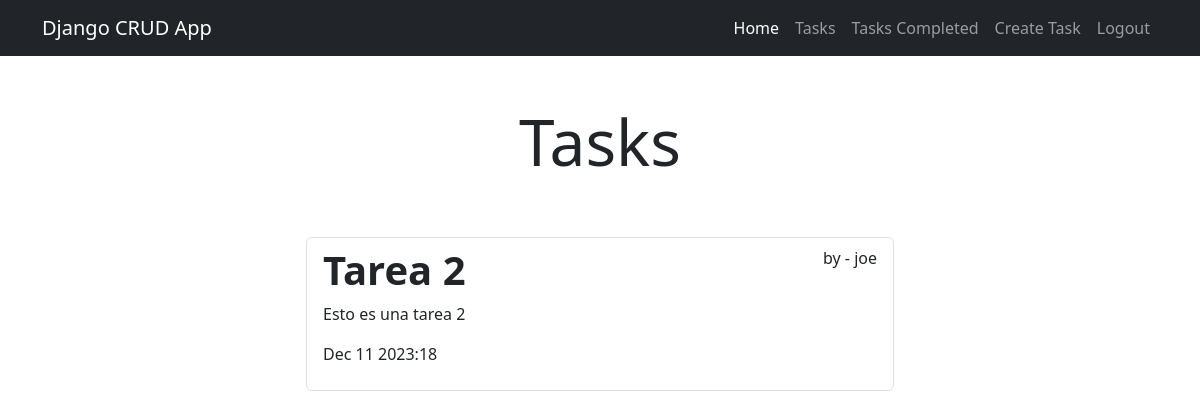
Screenshot of /tasks_completed/ (signed in) with the database file from the repository.
### tasks/models.py (models this page shows, shortened)
class Task(models.Model):
    title = models.CharField(max_length=100)
    description = models.TextField(blank=True)
    created = models.DateTimeField(auto_now_add=True)
    date_completed = models.DateTimeField(null=True, blank=True)
    important = models.BooleanField(default=False)
    user = models.ForeignKey(User, on_delete=models.CASCADE)

### tasks/views.py (the view)
# urls.py: path('tasks_completed/', views.tasks_completed, name='tasks_completed'),
@login_required
def tasks_completed(request):
    tasks = Task.objects.filter(user=request.user, date_completed__isnull = False).order_by('-date_completed')
    return render(request, 'tasks.html', {
        'tasks': tasks
    })

### tasks/templates/tasks.html
{% extends 'layouts/base.html' %}
{% block content %}
<main>
    <div class="row">
        <div class="col-md-6 offset-3">
            <h1 class="text-center display-3 py-5">Tasks</h1>
            <ul class="list-group">
                {% for task in tasks %}
                <a class="list-group-item" href="{% url 'task_detail' task.id %}">
                    <header class="d-flex justify-content-between">
                        {% if task.important %}
                        <h1 class="fw-bold text-success">{{ task.title }}</h1>
                        {% else %}
                        <h1 class="fw-bold">{{ task.title }}</h1>
                        {% endif %}
                    <p>by - {{ task.user.username }}</p>
                    </header>
                    <p>{{ task.description }}</p>
                    <p>{{ task.date_completed|date:'M j Y:i' }}</p>
                </a>
                {% endfor %}
            </ul>
        </div>
    </div>
</main>
{% endblock %}

### rows the page displays
Task: title "Tarea 2", user.username "joe", description "Esto es una tarea 2", date_completed "Dec 11 2023:18"
